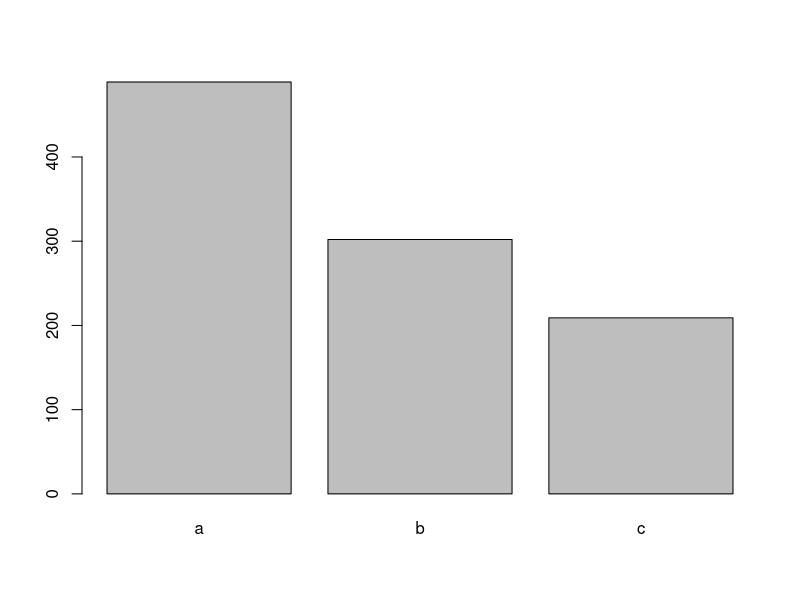

Generate this figure with R:
# let's say you want to pick one of two options randomly, but you don't want
# the probability of picking option A to be the same as picking B. the sample()
# function can do this by using the prob= argument.

choice <- sample(c('a','b'), 1, prob=c(0.8, 0.2))

# the above code will select 1 sample from the set c('a','b'). the probability
# of choosing 'a' is 0.8 and the probability of choosing 'b' is 0.2.

# one weird thing about this function: the set of probabilities doesn't have to add to 1.
# if they don't add to 1, R will normalize the values so that they sum to 1. this can be helpful
# when you are thinking about frequency rather than probability. say you want item 'a' to be chosen
# 10x more often than item 'b'. you can write:

choice <- sample(c('a','b'), 1, prob=c(10, 1))

# problem:
# write a sample function that chooses among three options ('a','b','c'). the probability
# of choosing 'a' should be 0.5, 'b' should be 0.3, and 'c' 0.2. generate 1,000 samples (HINT:
# sample WITH replacement). store the choices in a variable called 'choices'.

result <- sample(c('a','b','c'), 1000, replace=T, prob=c(0.5,0.3,0.2))

# now, look up the table() function and the barplot() function. use them together to create
# a bar graph that visualizes the number of times each option was selected.

barplot(table(result))
